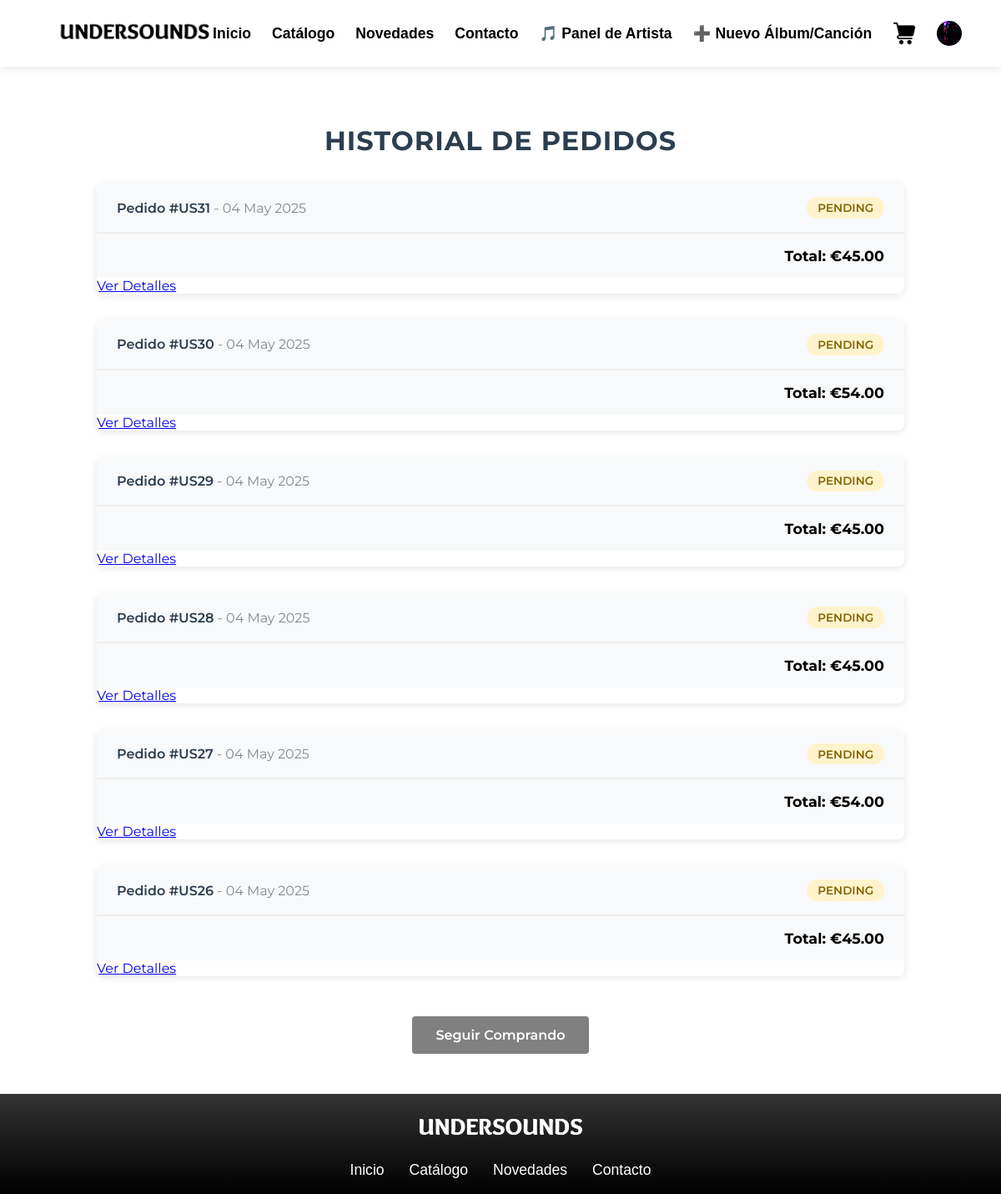
The page /user/historial_compras/ (signed in) on the database its author committed.
### user/models.py (models this page shows, shortened)
class User(AbstractUser):
    ROLE_CHOICES = (
        ('user', 'User'),
        ('artist', 'Artist'),
    )
    role = models.CharField(max_length=10, choices=ROLE_CHOICES, default='user')
    credit_card_number = models.CharField(max_length=16, blank=True, null=True)
    credit_card_expiry = models.DateField(blank=True, null=True)
    created_at = models.DateTimeField(auto_now_add=True)
    avatar = models.ImageField(upload_to='avatars/', default='avatars/usuario.png')
    backend = models.CharField(max_length=255, default='django.contrib.auth.backends.ModelBackend')
    artist_name = models.CharField(max_length=255, blank=True, null=True)
    artist_type = models.CharField(max_length=50, blank=True, null=True)
    bio = models.TextField(max_length=500, blank=True, null=True)
    genre = models.CharField(max_length=50, blank=True, null=True)
    country = models.CharField(max_length=100, blank=True, null=True)
    songs = models.ManyToManyField('music.Song', related_name='artists', blank=True)
    albums = models.ManyToManyField('music.Album', related_name='artists', blank=True)
    class Meta:
        app_label = 'user'

### model/store/store_models.py (models this page shows, shortened)
class Order(models.Model):
    STATUS_CHOICES = [
        ('pending', 'Pending'),
        ('completed', 'Completed'),
        ('cancelled', 'Cancelled'),
    ]
    user = models.ForeignKey(settings.AUTH_USER_MODEL, on_delete=models.CASCADE, related_name='orders')
    status = models.CharField(max_length=20, choices=STATUS_CHOICES, default='pending')
    created_at = models.DateTimeField(auto_now_add=True)
    updated_at = models.DateTimeField(auto_now=True)
    transaction_id = models.CharField(max_length=100, blank=True, null=True)  # Nuevo campo útil para pagos
    total_amount = models.DecimalField(max_digits=10, decimal_places=2, default=0)  # Mejoramos el cálculo
    @property
    def total(self):
        return self.total_amount or sum(item.subtotal() for item in self.items.all())
    class Meta:
        app_label = 'store'
        ordering = ['-created_at']

### view/user/views.py (the view)
# urls.py: path('user/historial_compras/', order_history, name='historial_compras'),
@login_required
def order_history(request):
    order = Order.objects.filter(user=request.user).order_by('-created_at')
    return render(request, 'historial_compras.html', {'orders': order})

### view/user/templates/historial_compras.html (shortened to what this page needs)
{% extends 'base.html' %}
{% load static %}
{% load humanize %}
{% block extra_css %}
    <link rel="stylesheet" href="{% static 'user/css/compras.css' %}">
{% endblock %}
{% block content %}
<div class="history-container">
    <h1 class="history-title">HISTORIAL DE PEDIDOS</h1>
    {% if orders %}
        {% for order in orders %}
        <div class="purchase-card">
            <div class="purchase-header">
                <div>
                    <span class="purchase-id">Pedido #US{{ order.id }}</span>
                    <span class="purchase-date"> - {{ order.created_at|date:"d F Y" }}</span>
                </div>
                <span class="purchase-status status-{{ order.status|lower }}">{{ order.get_status_display }}</span>
            </div>
            <div class="purchase-total">
                Total: €{{ order.total|intcomma }}
            </div>
            <div class="order-actions">
                <a href="{% url 'order_detail' order.id %}" class="btn-details">Ver Detalles</a>
            </div>
        </div>
        {% endfor %}
    {% endif %}
    <div style="text-align: center; margin-top: 2rem;">
        <a href="{% url 'catalogo' %}" class="btn">Seguir Comprando</a>
    </div>
</div>
{% endblock %}

### view/templates/includes/header_artist.html (shortened to what this page needs)
{% load static %}
{% block extra_css %}
<link rel="stylesheet" href="{% static 'css/header_artist.css' %}">
{% endblock %}
<header class="header">
    <div class="logo">
        <a href="{% url 'inicio' %}">
            <img src="{% static 'images/black_logo.png' %}" alt="Undersounds logo">
        </a>
    </div>
    <nav class="navbar">
        <ul class="nav-links">
            <li><a href="{% url 'inicio' %}">Inicio</a></li>
            <li><a href="{% url 'catalogo' %}">Catálogo</a></li>
            <li><a href="{% url 'novedades' %}">Novedades</a></li>
            <li><a href="{% url 'contacto' %}">Contacto</a></li>
            <li><a href="{% url 'artist_panel' %}">🎵 Panel de Artista</a></li>
            <li class="profile-dropdown" id="albumSongDropdown">
                <a href="#" onclick="toggleDropdown(event, 'albumSongDropdown')" class="icon-link">➕ Nuevo Álbum/Canción</a>
            </li>
            <li>
                <a href="{% url 'carrito' %}" class="icon-link">
                    <img src="{% static 'images/carrito.png' %}" alt="Carrito" class="nav-icon">
                </a>
            </li>
            <li class="profile-dropdown" id="profileDropdown">
                <a href="#" onclick="toggleDropdown(event, 'profileDropdown')" class="icon-link">
                    {% if request.user.avatar %}
                        <img src="{{ request.user.avatar.url }}" alt="Perfil" class="nav-icon" style="width: 30px; height: 30px; radius: 50%; border-radius: 50%; object-fit: fill; object-position: center;">
                    {% endif %}                </a>
            </li>
        </ul>
    </nav>
</header>

### view/static/css/style.css (style rules this page uses)
* { box-sizing: border-box; }
body { margin: 0; padding: 0; padding-top: 80px; min-height: 100vh; display: flex; flex-direction: column; font-family: Arial, sans-serif; }

### view/static/user/css/compras.css (style rules this page uses)
.history-container { max-width: 1000px; margin: 2rem auto; padding: 1rem; font-family: 'Montserrat', sans-serif; }
.history-title { font-size: 2rem; font-weight: 700; color: #2c3e50; margin-bottom: 2rem; text-align: center; text-transform: uppercase; letter-spacing: 1px; }
.purchase-card { background: white; border-radius: 8px; box-shadow: 0 2px 10px rgba(0, 0, 0, 0.1); margin-bottom: 2rem; overflow: hidden; }
.purchase-header { display: flex; justify-content: space-between; align-items: center; padding: 1rem 1.5rem; background: #f8f9fa; border-bottom: 1px solid #eee; }
.purchase-id { font-weight: 600; color: #2c3e50; }
.purchase-date { color: #7f8c8d; }
.purchase-status { padding: 0.3rem 0.8rem; border-radius: 20px; font-size: 0.85rem; font-weight: 600; text-transform: uppercase; }
.status-pending { background: #fff3cd; color: #856404; }
.purchase-total { padding: 1rem 1.5rem; text-align: right; font-weight: 700; font-size: 1.1rem; background: #f8f9fa; border-top: 1px solid #eee; }
.btn { display: inline-block; padding: 0.8rem 1.8rem; background: grey; color: white; text-decoration: none; border-radius: 4px; font-weight: 600; transition: all 0.3s ease; border: none; cursor: pointer; margin-top: 1rem; }

### view/static/css/header_artist.css (style rules this page uses)
.header { width: 100%; height: 80px; background-color: white; padding: 0 5%; box-shadow: 0 2px 10px rgba(0,0,0,0.1); display: flex; justify-content: space-between; align-items: center; position: fixed; top: 0; left: 0; z-index: 1000; }
.logo img { height: 50px; width: auto; transition: transform 0.3s ease; border-radius: 50%; }
.navbar { display: flex; align-items: center; }
.nav-links { display: flex; list-style: none; margin: 0; padding: 0; align-items: center; gap: 25px; }
.nav-links a { text-decoration: none; color: #000; font-weight: 600; font-size: 1.1rem; white-space: nowrap; transition: color 0.3s ease; padding: 8px 0; position: relative; }
.nav-links a::after { content: ''; position: absolute; bottom: 0; left: 0; width: 0; height: 2px; background-color: #1db954; transition: width 0.3s ease; }
.profile-dropdown { position: relative; display: inline-block; }
.icon-link { display: flex; align-items: center; gap: 8px; }
.nav-icon { width: 28px; height: 28px; object-fit: contain; transition: transform 0.3s ease; }

### rows shown on the page
User: user.avatar (picture)
Order: id "31", created_at "04 May 2025", status "PENDING", total "45.00"
Order: id "30", created_at "04 May 2025", status "PENDING", total "54.00"
Order: id "29", created_at "04 May 2025", status "PENDING", total "45.00"
Order: id "28", created_at "04 May 2025", status "PENDING", total "45.00"
Order: id "27", created_at "04 May 2025", status "PENDING", total "54.00"
Order: id "26", created_at "04 May 2025", status "PENDING", total "45.00"
